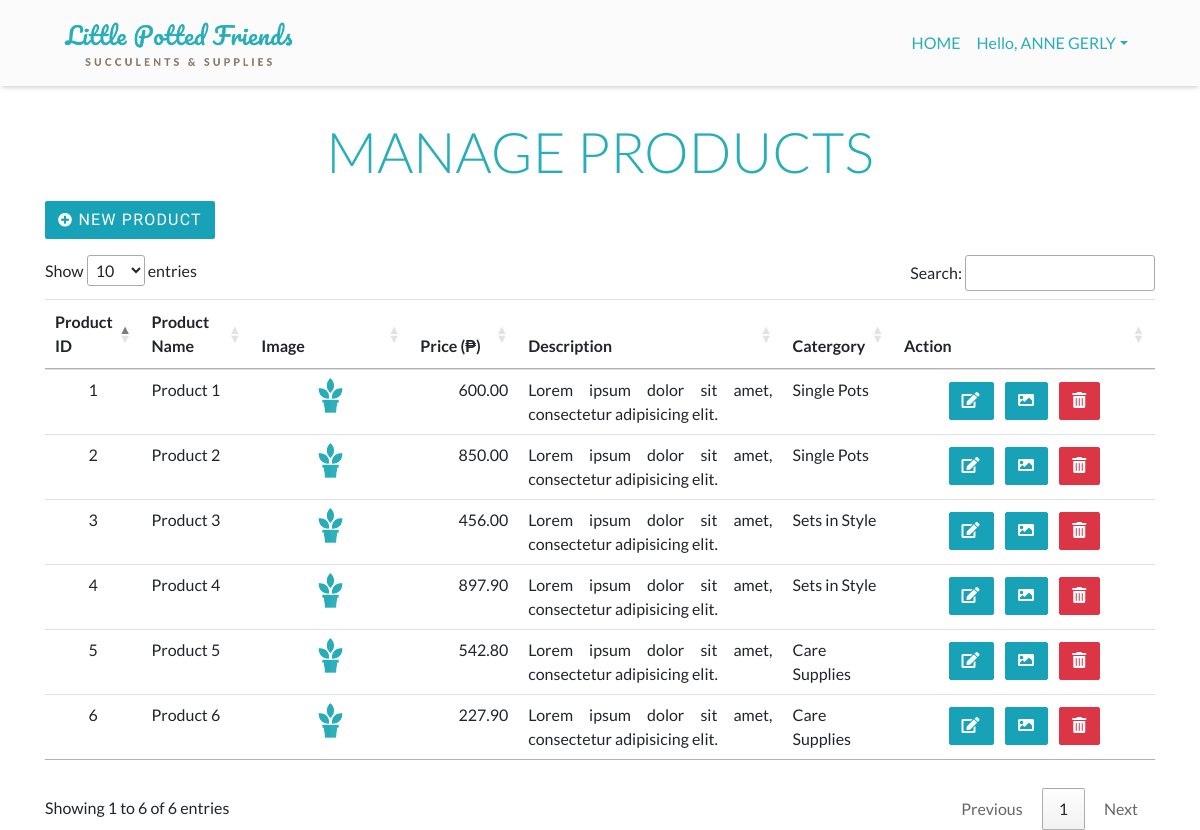
The app's page /app/views/manageProducts.php (signed in) with its own data.
### tables this page shows
CREATE TABLE `tbl_items` (
  `id` int(11) NOT NULL,
  `name` varchar(255) NOT NULL,
  `price` decimal(18,2) NOT NULL,
  `description` varchar(255) NOT NULL,
  `img_path` varchar(255) NOT NULL,
  `category_id` int(11) DEFAULT NULL
);

CREATE TABLE `tbl_categories` (
  `id` int(11) NOT NULL,
  `name` varchar(255) NOT NULL
);

### app/views/manageProducts.php (the view, shortened to what this page needs)
<?php require_once '../partials/header.php'; ?>
<?php
	require_once '../controllers/connect.php';
    $sql = "SELECT i.id AS product_id, i.name AS product_name, i.price, i.description, i.img_path, i.category_id, c.id, c.name AS category_name
          FROM tbl_items AS i
          INNER JOIN tbl_categories AS c
            ON i.category_id = c.id
          ";
    $result = mysqli_query($conn, $sql);
?>
<div class="container">
  <div class="row">
    <div class="col-lg-12 table-responsive">
          <div class="text-center p-0"><h2 id="manageProductsAlertMsg" class="p-0"></h2></div>
    		  <h4 class="text-center p-2 mb-2 display-4">MANAGE PRODUCTS</h4>
          <button type="button" class="btn btn-info mb-3" data-toggle="modal" data-target="#addProductModal"><i class="fas fa-plus-circle fa-sm"></i>   NEW PRODUCT</button>
    			<table  id="tableManageProducts" class="table table-hover mb-4">
                    <thead>
                        <tr class="text-center">
                            <th width="5%">Product ID</th>
                            <th width="10%">Product Name</th>
                            <th width="15%">Image</th>
                            <th width="10%">Price (&#8369;)</th>
                            <th width="25%">Description</th>
                            <th width="10%">Catergory</th>
                            <th width="25%">Action</th>
                        </tr>
                    </thead>
                    <tbody>
                    <?php
                        if (mysqli_num_rows($result) > 0) {
                            while($row = mysqli_fetch_assoc($result)){ ?>
                        <tr>
                            <td class="text-center"><?= $row['product_id'] ?></td>
                            <td><?= $row['product_name'] ?></td>
                            <td class="text-center"><img src="<?= $row['img_path'] ?>" width="25%" height="auto"></td>
                            <td class="text-right"><?= $row['price'] ?></td>
                            <td class="text-justify"><?= $row['description'] ?></td>
                            <td><?= $row['category_name'] ?></td>
                            <td class="text-center">
                                <span title="Edit Product Details"><button type="button" class="btn btn-info m-1" data-toggle="modal" data-target="#editProductModal" onclick="displayEditProductDetails('<?= $row['product_id'] ?>','<?= $row['product_name'] ?>','<?= $row['price'] ?>','<?= $row['description'] ?>','<?= $row['category_id'] ?>')"><i class="fas fa-edit"></i></button></span>
                                <span title="Upload Image"><button type="button" class="btn btn-info m-1" data-toggle="modal" data-target="#uploadImageModal" onclick="displayUploadImage('<?= $row['product_id'] ?>', '<?= $row['product_name'] ?>')"><i class="fas fa-image"></i></button></span>
                                <span title="Delete Product"><button type="button" class="btn btn-danger m-1" data-toggle="modal" data-target="#deleteProductModal" onclick="deleteProduct('<?= $row['product_id'] ?>', '<?= $row['product_name'] ?>')"><i class='fas fa-trash-alt'></i></button></span>
                            </td>
                        </tr>
                    <?php } } ?>
                    </tbody>
                </table>
    </div>
  </div>
</div>
<?php require '../partials/footer.php'; ?>

### app/assets/css/style.css (style rules this page uses)
* { box-sizing: border-box; margin: 0; padding: 0; font-family: 'Lato', sans-serif; }
.container { min-height: 80vh; }
h1, h2, h3 { font-family: 'Pacifico', cursive; padding-top: 20px; padding-bottom: 12px; color: #28aeb9; }
h4 { font-family: 'Lato', sans-serif; color: #28aeb9; font-weight: 600; }
.btn { border-radius: 2px; color: #fff; font-family: 'Yanone Kaffeesatz', sans-serif; font-weight: 500; font-size: 1rem; letter-spacing: 1.2px; }
#profileAlertMsg, #editUserAlertMsg, #orderHistoryAlertMsg, #manageProductsAlertMsg { position: fixed; top: 20%; left: 50%; z-index: 999999; transform: translateX(-50%); border-radius: 2px; }

### records on screen
tbl_items: id "1", name "Product 1", img_path (picture), price "600.00", description "Lorem ipsum dolor sit amet, consectetur adipisicing elit.", category.name "Single Pots"
tbl_items: id "2", name "Product 2", img_path (picture), price "850.00", description "Lorem ipsum dolor sit amet, consectetur adipisicing elit.", category.name "Single Pots"
tbl_items: id "3", name "Product 3", img_path (picture), price "456.00", description "Lorem ipsum dolor sit amet, consectetur adipisicing elit.", category.name "Sets in Style"
tbl_items: id "4", name "Product 4", img_path (picture), price "897.90", description "Lorem ipsum dolor sit amet, consectetur adipisicing elit.", category.name "Sets in Style"
tbl_items: id "5", name "Product 5", img_path (picture), price "542.80", description "Lorem ipsum dolor sit amet, consectetur adipisicing elit.", category.name "Care Supplies"
tbl_items: id "6", name "Product 6", img_path (picture), price "227.90", description "Lorem ipsum dolor sit amet, consectetur adipisicing elit.", category.name "Care Supplies"

### other values on screen
$_SESSION['firstname'] "ANNE GERLY"
